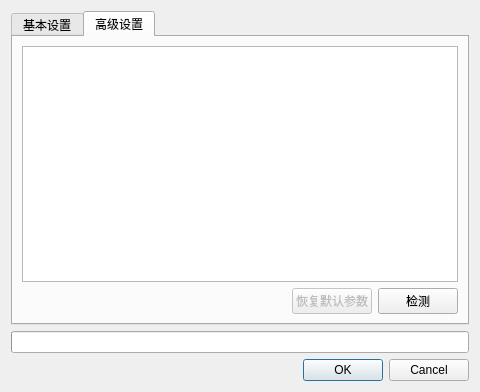
<?xml version="1.0" encoding="UTF-8"?>
<ui version="4.0">
 <class>EngineConfigurationDialog</class>
 <widget class="QDialog" name="EngineConfigurationDialog">
  <property name="geometry">
   <rect>
    <x>0</x>
    <y>0</y>
    <width>480</width>
    <height>392</height>
   </rect>
  </property>
  <layout class="QVBoxLayout" name="verticalLayout_3">
   <item>
    <widget class="QTabWidget" name="m_tabs">
     <property name="currentIndex">
      <number>1</number>
     </property>
     <widget class="QWidget" name="tab">
      <attribute name="title">
       <string>基本设置</string>
      </attribute>
      <layout class="QFormLayout" name="formLayout">
       <property name="fieldGrowthPolicy">
        <enum>QFormLayout::ExpandingFieldsGrow</enum>
       </property>
       <item row="0" column="0">
        <widget class="QLabel" name="label">
         <property name="text">
          <string>&amp;引擎名称:</string>
         </property>
         <property name="buddy">
          <cstring>m_nameEdit</cstring>
         </property>
        </widget>
       </item>
       <item row="0" column="1">
        <widget class="QLineEdit" name="m_nameEdit"/>
       </item>
       <item row="1" column="0">
        <widget class="QLabel" name="label_2">
         <property name="text">
          <string>&amp;引擎命令:</string>
         </property>
         <property name="buddy">
          <cstring>m_commandEdit</cstring>
         </property>
        </widget>
       </item>
       <item row="1" column="1">
        <layout class="QHBoxLayout" name="horizontalLayout">
         <item>
          <widget class="QLineEdit" name="m_commandEdit"/>
         </item>
         <item>
          <widget class="QPushButton" name="m_browseCmdBtn">
           <property name="toolTip">
            <string>加载引擎 exe 文件</string>
           </property>
           <property name="text">
            <string>加载...</string>
           </property>
          </widget>
         </item>
        </layout>
       </item>
       <item row="2" column="0">
        <widget class="QLabel" name="label_4">
         <property name="text">
          <string>工作目录:</string>
         </property>
         <property name="buddy">
          <cstring>m_workingDirEdit</cstring>
         </property>
        </widget>
       </item>
       <item row="2" column="1">
        <layout class="QHBoxLayout" name="horizontalLayout_2">
         <item>
          <widget class="QLineEdit" name="m_workingDirEdit">
           <property name="enabled">
            <bool>false</bool>
           </property>
          </widget>
         </item>
         <item>
          <widget class="QPushButton" name="m_browseWorkingDirBtn">
           <property name="enabled">
            <bool>false</bool>
           </property>
           <property name="toolTip">
            <string>Browse working directory.</string>
           </property>
           <property name="text">
            <string>浏览...</string>
           </property>
          </widget>
         </item>
        </layout>
       </item>
       <item row="3" column="0">
        <widget class="QLabel" name="label_3">
         <property name="text">
          <string>协议:</string>
         </property>
         <property name="buddy">
          <cstring>m_protocolCombo</cstring>
         </property>
        </widget>
       </item>
       <item row="3" column="1">
        <widget class="QComboBox" name="m_protocolCombo">
         <property name="enabled">
          <bool>false</bool>
         </property>
        </widget>
       </item>
       <item row="4" column="0">
        <widget class="QLabel" name="label_5">
         <property name="text">
          <string>初始化命令:</string>
         </property>
         <property name="buddy">
          <cstring>m_initStringEdit</cstring>
         </property>
        </widget>
       </item>
       <item row="4" column="1">
        <widget class="QPlainTextEdit" name="m_initStringEdit">
         <property name="lineWrapMode">
          <enum>QPlainTextEdit::NoWrap</enum>
         </property>
        </widget>
       </item>
       <item row="5" column="1">
        <widget class="QCheckBox" name="m_whitePovCheck">
         <property name="enabled">
          <bool>false</bool>
         </property>
         <property name="toolTip">
          <string>This option should be checked for Xboard/Winboard engines that report their scores from white's perspective.</string>
         </property>
         <property name="text">
          <string>红方视角评估分数</string>
         </property>
        </widget>
       </item>
      </layout>
     </widget>
     <widget class="QWidget" name="tab_2">
      <attribute name="title">
       <string>高级设置</string>
      </attribute>
      <layout class="QVBoxLayout" name="verticalLayout">
       <item>
        <widget class="QTreeView" name="m_optionsView">
         <property name="alternatingRowColors">
          <bool>true</bool>
         </property>
         <property name="rootIsDecorated">
          <bool>false</bool>
         </property>
        </widget>
       </item>
       <item>
        <layout class="QHBoxLayout" name="horizontalLayout_3">
         <item>
          <spacer name="horizontalSpacer">
           <property name="orientation">
            <enum>Qt::Horizontal</enum>
           </property>
           <property name="sizeHint" stdset="0">
            <size>
             <width>40</width>
             <height>20</height>
            </size>
           </property>
          </spacer>
         </item>
         <item>
          <widget class="QPushButton" name="m_restoreBtn">
           <property name="enabled">
            <bool>false</bool>
           </property>
           <property name="toolTip">
            <string>Restore the default value for each option</string>
           </property>
           <property name="text">
            <string>恢复默认参数</string>
           </property>
          </widget>
         </item>
         <item>
          <widget class="QPushButton" name="m_detectBtn">
           <property name="toolTip">
            <string>Detect the engine's options and supported features</string>
           </property>
           <property name="text">
            <string>检测</string>
           </property>
          </widget>
         </item>
        </layout>
       </item>
      </layout>
     </widget>
    </widget>
   </item>
   <item>
    <widget class="QProgressBar" name="m_progressBar">
     <property name="enabled">
      <bool>true</bool>
     </property>
     <property name="maximum">
      <number>1</number>
     </property>
     <property name="value">
      <number>0</number>
     </property>
     <property name="textVisible">
      <bool>false</bool>
     </property>
    </widget>
   </item>
   <item>
    <widget class="QDialogButtonBox" name="m_buttonBox">
     <property name="orientation">
      <enum>Qt::Horizontal</enum>
     </property>
     <property name="standardButtons">
      <set>QDialogButtonBox::Cancel|QDialogButtonBox::Ok</set>
     </property>
    </widget>
   </item>
  </layout>
 </widget>
 <resources/>
 <connections>
  <connection>
   <sender>m_buttonBox</sender>
   <signal>rejected()</signal>
   <receiver>EngineConfigurationDialog</receiver>
   <slot>reject()</slot>
   <hints>
    <hint type="sourcelabel">
     <x>336</x>
     <y>222</y>
    </hint>
    <hint type="destinationlabel">
     <x>286</x>
     <y>196</y>
    </hint>
   </hints>
  </connection>
 </connections>
</ui>
